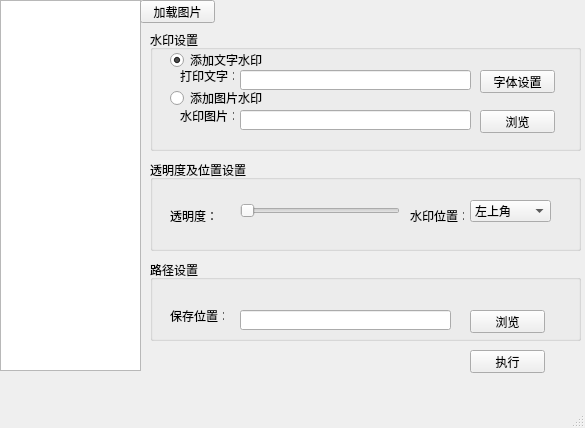
<?xml version="1.0" encoding="UTF-8"?>
<ui version="4.0">
 <class>MainWindow</class>
 <widget class="QMainWindow" name="MainWindow">
  <property name="geometry">
   <rect>
    <x>0</x>
    <y>0</y>
    <width>585</width>
    <height>428</height>
   </rect>
  </property>
  <property name="windowTitle">
   <string>图片批量添加水印</string>
  </property>
  <widget class="QWidget" name="centralwidget">
   <widget class="QListView" name="listView">
    <property name="geometry">
     <rect>
      <x>0</x>
      <y>0</y>
      <width>141</width>
      <height>371</height>
     </rect>
    </property>
   </widget>
   <widget class="QPushButton" name="pushButton">
    <property name="geometry">
     <rect>
      <x>140</x>
      <y>0</y>
      <width>75</width>
      <height>23</height>
     </rect>
    </property>
    <property name="text">
     <string>加载图片</string>
    </property>
   </widget>
   <widget class="QGroupBox" name="groupBox">
    <property name="geometry">
     <rect>
      <x>150</x>
      <y>30</y>
      <width>431</width>
      <height>121</height>
     </rect>
    </property>
    <property name="title">
     <string>水印设置</string>
    </property>
    <widget class="QRadioButton" name="radioButton">
     <property name="geometry">
      <rect>
       <x>20</x>
       <y>20</y>
       <width>101</width>
       <height>20</height>
      </rect>
     </property>
     <property name="text">
      <string>添加文字水印</string>
     </property>
     <property name="checked">
      <bool>true</bool>
     </property>
    </widget>
    <widget class="QRadioButton" name="radioButton_2">
     <property name="geometry">
      <rect>
       <x>20</x>
       <y>60</y>
       <width>101</width>
       <height>16</height>
      </rect>
     </property>
     <property name="text">
      <string>添加图片水印</string>
     </property>
    </widget>
    <widget class="QLabel" name="label">
     <property name="geometry">
      <rect>
       <x>30</x>
       <y>40</y>
       <width>54</width>
       <height>12</height>
      </rect>
     </property>
     <property name="text">
      <string>打印文字：</string>
     </property>
    </widget>
    <widget class="QLineEdit" name="lineEdit">
     <property name="geometry">
      <rect>
       <x>90</x>
       <y>40</y>
       <width>231</width>
       <height>20</height>
      </rect>
     </property>
    </widget>
    <widget class="QPushButton" name="pushButton_2">
     <property name="geometry">
      <rect>
       <x>330</x>
       <y>40</y>
       <width>75</width>
       <height>23</height>
      </rect>
     </property>
     <property name="text">
      <string>字体设置</string>
     </property>
    </widget>
    <widget class="QPushButton" name="pushButton_3">
     <property name="geometry">
      <rect>
       <x>330</x>
       <y>80</y>
       <width>75</width>
       <height>23</height>
      </rect>
     </property>
     <property name="text">
      <string>浏览</string>
     </property>
    </widget>
    <widget class="QLineEdit" name="lineEdit_2">
     <property name="geometry">
      <rect>
       <x>90</x>
       <y>80</y>
       <width>231</width>
       <height>20</height>
      </rect>
     </property>
     <property name="text">
      <string/>
     </property>
    </widget>
    <widget class="QLabel" name="label_2">
     <property name="geometry">
      <rect>
       <x>30</x>
       <y>80</y>
       <width>54</width>
       <height>12</height>
      </rect>
     </property>
     <property name="text">
      <string>水印图片：</string>
     </property>
    </widget>
   </widget>
   <widget class="QGroupBox" name="groupBox_2">
    <property name="geometry">
     <rect>
      <x>150</x>
      <y>160</y>
      <width>431</width>
      <height>91</height>
     </rect>
    </property>
    <property name="title">
     <string>透明度及位置设置</string>
    </property>
    <widget class="QSlider" name="horizontalSlider">
     <property name="geometry">
      <rect>
       <x>90</x>
       <y>40</y>
       <width>160</width>
       <height>22</height>
      </rect>
     </property>
     <property name="minimum">
      <number>1</number>
     </property>
     <property name="maximum">
      <number>10</number>
     </property>
     <property name="orientation">
      <enum>Qt::Horizontal</enum>
     </property>
    </widget>
    <widget class="QLabel" name="label_3">
     <property name="geometry">
      <rect>
       <x>20</x>
       <y>50</y>
       <width>54</width>
       <height>12</height>
      </rect>
     </property>
     <property name="text">
      <string>透明度：</string>
     </property>
    </widget>
    <widget class="QLabel" name="label_4">
     <property name="geometry">
      <rect>
       <x>260</x>
       <y>50</y>
       <width>54</width>
       <height>12</height>
      </rect>
     </property>
     <property name="text">
      <string>水印位置：</string>
     </property>
    </widget>
    <widget class="QComboBox" name="comboBox">
     <property name="geometry">
      <rect>
       <x>320</x>
       <y>40</y>
       <width>81</width>
       <height>22</height>
      </rect>
     </property>
     <item>
      <property name="text">
       <string>左上角</string>
      </property>
     </item>
     <item>
      <property name="text">
       <string>右下角</string>
      </property>
     </item>
     <item>
      <property name="text">
       <string>左下角</string>
      </property>
     </item>
     <item>
      <property name="text">
       <string>右下角</string>
      </property>
     </item>
     <item>
      <property name="text">
       <string>居中位置</string>
      </property>
     </item>
    </widget>
   </widget>
   <widget class="QGroupBox" name="groupBox_3">
    <property name="geometry">
     <rect>
      <x>150</x>
      <y>260</y>
      <width>431</width>
      <height>81</height>
     </rect>
    </property>
    <property name="title">
     <string>路径设置</string>
    </property>
    <widget class="QLabel" name="label_5">
     <property name="geometry">
      <rect>
       <x>20</x>
       <y>50</y>
       <width>54</width>
       <height>12</height>
      </rect>
     </property>
     <property name="text">
      <string>保存位置：</string>
     </property>
    </widget>
    <widget class="QLineEdit" name="lineEdit_3">
     <property name="geometry">
      <rect>
       <x>90</x>
       <y>50</y>
       <width>211</width>
       <height>20</height>
      </rect>
     </property>
    </widget>
    <widget class="QPushButton" name="pushButton_4">
     <property name="geometry">
      <rect>
       <x>320</x>
       <y>50</y>
       <width>75</width>
       <height>23</height>
      </rect>
     </property>
     <property name="text">
      <string>浏览</string>
     </property>
    </widget>
   </widget>
   <widget class="QPushButton" name="pushButton_5">
    <property name="geometry">
     <rect>
      <x>470</x>
      <y>350</y>
      <width>75</width>
      <height>23</height>
     </rect>
    </property>
    <property name="text">
     <string>执行</string>
    </property>
   </widget>
  </widget>
  <widget class="QStatusBar" name="statusbar"/>
 </widget>
 <resources/>
 <connections/>
</ui>
